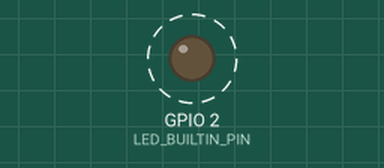
The program below on a simulated ESP32. Parts: output pins drawn as LEDs (lit = HIGH). Dashed ring = blinking. Nothing arrives over Bluetooth unless stated; a phone connects over Bluetooth LE 3 s after start; what the program prints to the serial monitor is not drawn.

Above: at 0.2 s.
Timing chart, 0 to 3.0 s (numbered marks = the images above):
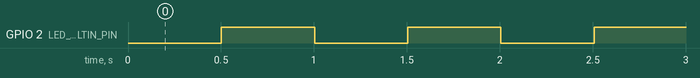

Measured:
- by itself, GPIO 2 (LED_BUILTIN_PIN): alternates HIGH for 0.50 s and LOW for 0.50 s, 5 changes in all, then stays HIGH

The program:

main.cpp
```cpp
#include <ArduinoBLE.h>
#include <Wire.h>
#include <Adafruit_TMP117.h>
#include <Adafruit_Sensor.h>

#define BLINK_INTERVAL 500
#define STREAM_INTERVAL 200

#define STREAM_TIMOUT 60000

#define LED_BUILTIN_PIN 2

BLEService myService("fff0");
BLEIntCharacteristic dataCharacteristic("fff2", BLERead | BLENotify); // "Channel" explicitely for publishing measurement stream
BLEStringCharacteristic commandCharacteristic("fff1", BLEWrite, 32);  // "Channel" explicitely for retrieving commands from central
String deviceName;
bool streaming = false;

Adafruit_TMP117 tmp117;

unsigned long streamingStartTimestamp = 0;

unsigned long lastBlinkTimestamp = 0;

String getMACSuffix()
{
  uint32_t chipId = 0;
  for (int i = 0; i < 17; i = i + 8)
  {
    chipId |= ((ESP.getEfuseMac() >> (40 - i)) & 0xff) << i;
  }
  return String(chipId);
}

void setupCharacterics()
{
  deviceName = "ovulize-" + getMACSuffix();
  BLE.setLocalName(deviceName.c_str());
  BLE.setDeviceName(deviceName.c_str());
  myService.addCharacteristic(dataCharacteristic);
  myService.addCharacteristic(commandCharacteristic);
}

void setStream(bool pStreaming)
{
  if (streaming == pStreaming)
    return;
  streaming = pStreaming;
  if (streaming)
  {
    streamingStartTimestamp = millis();
    Serial.println("Starting temperature stream.");
  }
  else
  {
    Serial.println("Stopping temperature stream.");
  }
}

void generateValueStream()
{

  sensors_event_t lTemp;   // create an empty event to be filled
  tmp117.getEvent(&lTemp); // fill the empty event object with the current measurements
  dataCharacteristic.writeValue((int)(lTemp.temperature * 100));
  if (millis() - streamingStartTimestamp > STREAM_TIMOUT)
  {
    setStream(false);
  }
}

void initializeBLE()
{
  if (!BLE.begin())
  {
    Serial.println("Failed to initialize BLE!");
    while (1)
      ;
  }
  setupCharacterics();
  BLE.addService(myService);
  BLE.setAdvertisedService(myService);

  BLE.advertise();
  Serial.println("Waiting for connection. Pair for communication: " + deviceName);
}

void showWaitingAnimation()
{
  if (millis() - lastBlinkTimestamp > BLINK_INTERVAL)
  {
    lastBlinkTimestamp = millis();
    digitalWrite(LED_BUILTIN_PIN, !digitalRead(LED_BUILTIN_PIN));
  }
}

void handleConnection(BLEDevice pCentral)
{
  Serial.print("Connected to app: ");
  Serial.println(pCentral.address());

  while (pCentral.connected())
  {
    BLE.poll();

    if (commandCharacteristic.written())
    {
      String command = commandCharacteristic.value();
      if (command == "startTemperatureStream")
      {
        setStream(true);
      }
      else if (command == "stopTemperatureStream")
      {
        setStream(false);
      }
    }

    if (streaming)
    {
      generateValueStream();
    }
  }
  setStream(false);
  Serial.print("Disconnected from app: ");
  Serial.println(pCentral.address());
}

void setup()
{
  Serial.begin(9600);
  pinMode(LED_BUILTIN_PIN, OUTPUT);
  while (!Serial)
    ;

  if (!tmp117.begin())
  {
    Serial.println("Failed to find TMP117 chip");
    while (1)
    {
      delay(10);
    }
  }

  initializeBLE();
}

void loop()
{

  BLEDevice lCentral = BLE.central();

  if (lCentral)
  {
    handleConnection(lCentral);
  }
  else
  {
    showWaitingAnimation();
  }

  BLE.poll();
}
```
